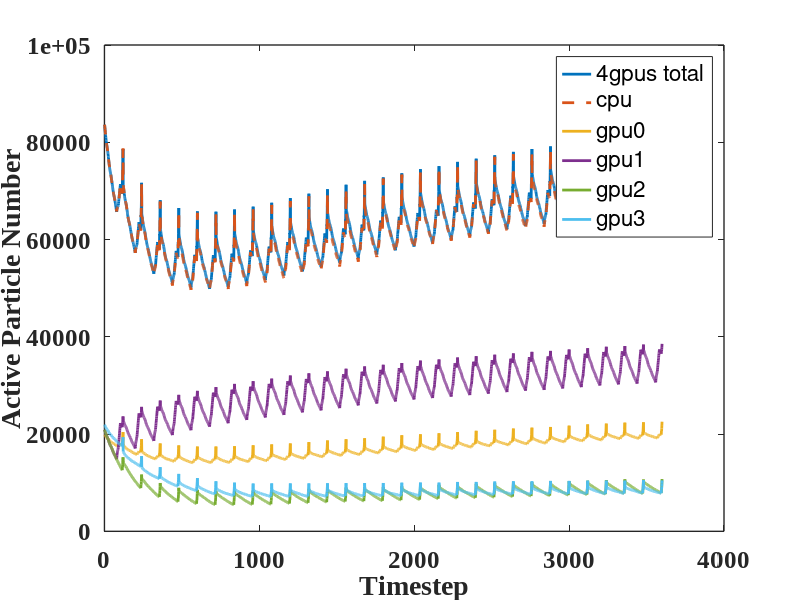

Recreate this plot in MATLAB.
clear;
gpu1=load('Log_particles.00000.txt');
gpu2=load('Log_particles.00001.txt');
gpu3=load('Log_particles.00002.txt');
gpu4=load('Log_particles.00003.txt');
cpu=load('SLIM_LW_log.txt');

% h1=load('../half1.txt');
% h2=load('../half2.txt');
% hh(1:99999)=h1(1:99999,15);
% hh(100000:175200)=h2(1:75201,14);

t=1:3600;
ll=plot(t,gpu1(t,14)+gpu2(t,14)+gpu3(t,14)+gpu4(t,14),t,cpu(:,15),'--',...
    t,gpu1(t,14),t,gpu2(t,14),t,gpu3(t,14),t,gpu4(t,14));
set(ll,'linewidth',2);
set(gca,'FontSize',18,'FontName','Times New Roman','FontWeight','Bold','Linewidth',1);
ylabel('Active Particle Number','FontSize',20,'FontName','Times New Roman','FontWeight','Bold');
xlabel('Timestep','FontSize',20,'FontName','Times New Roman','FontWeight','Bold');
legend('4gpus total','cpu','gpu0','gpu1','gpu2','gpu3')